Frame 1 (no input): blank canvas, image omitted
Frame 60 (the mouse pressed at the canvas centre just before this capture): blank canvas, image omitted
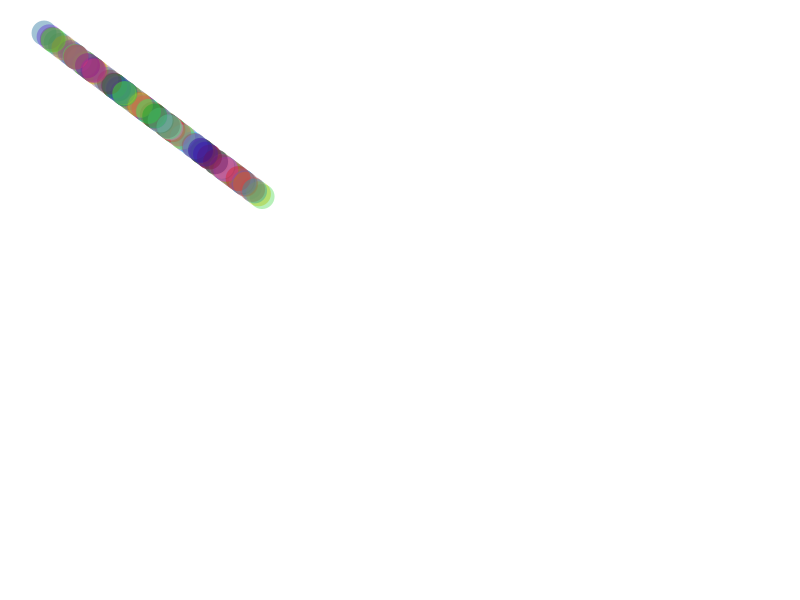
Frame 120 (the mouse held since frame 60 and released just before this capture)

The Processing sketch whose frames 1 and 60 were blank and that drew this single picture after the mouse press (run headless with seeded random() and noise(); from frame 60 on, the mouse is pressed at the canvas centre):

// Processing sketch: processing_139611
// ── processing_139611.pde

Circle[] circles = new Circle [200]; // Array of 200 circles

void setup() {
  background(255);
  size(800, 600);
  smooth();
  for (int i = 0; i < circles.length; i++) { //declare the circles and pass in the their starting points 
    circles[i] = new Circle(mouseX, mouseY, random(.1, 1), random(.1, .5)); //and velocity values
  }
}

void draw() {
  background(255);
  fill(255, 10);
  for (int i = 0; i < circles.length; i++) { //For all the objects run functions in the class
    circles[i].drawCircle();
    circles[i].passEdges();
  }
}


class Circle {
  PVector circle = new PVector(0, 0); //make a vector for the circle
  PVector velocity = new PVector(0, 0); // make a vector for the velocity
  float r = random(255); //color random
  float g = random(255); //color random
  float b = random(255); //color random
  int circleSize = 25; //size of the circle
  int trans = 255; // initial value for transparency

  Circle(float tempX, float tempY, float tempVx, float tempVy) {
    circle.set(tempX, tempY, 0);
    velocity.set(tempVx, tempVy);
  }

  void drawCircle() {
    if (trans < 1) { // makes the circles flash together like a pulse
      trans = 255;
    }
    fill(r, g, b, trans); //passes the pulsing transparency and color to the circle
    noStroke();   

    PVector mouse = new PVector(mouseX, mouseY); //creates vector for the mouse
    mouse.sub(circle); 
    mouse.normalize();
    mouse.mult(5);
    mouse.mult(velocity.mag());  
    circle.add(mouse);
//the functions above essentially allows the circle vector to follow the mouse vector based on the velocity

    ellipse(circle.x, circle.y, circleSize, circleSize); //draws circles

    trans = trans - 10;
  }
  void passEdges() {
    if (circle.x > width) {
      circle.x = 0;
    }
    else if (circle.x < 0) {
      circle.x = width;
    }
    if (circle.y > height) {
      circle.y = 0;
    }
    else if (circle.y < 0) {
      circle.y = height;
    } //the function above makes it such that if the mouse passes over the width or height it wraps around
  }
}
//Inspiration video: http://vimeo.com/2481794
